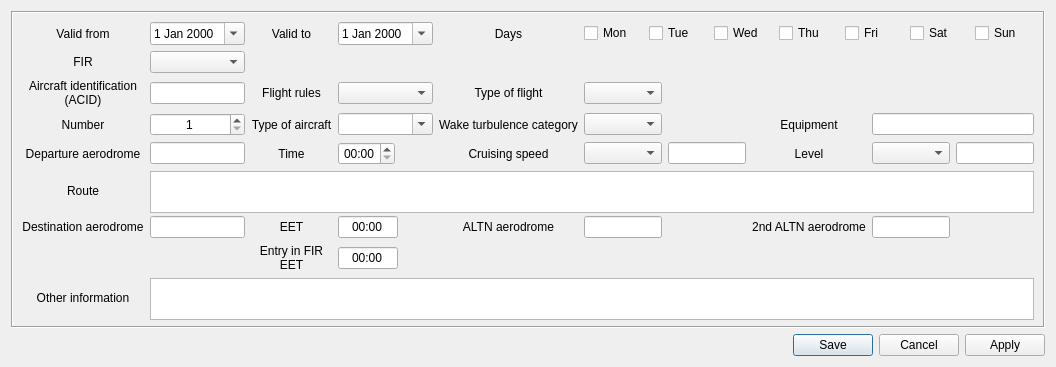
<?xml version="1.0" encoding="UTF-8"?>
<ui version="4.0">
 <class>RplEditor</class>
 <widget class="QDialog" name="RplEditor">
  <property name="geometry">
   <rect>
    <x>0</x>
    <y>0</y>
    <width>925</width>
    <height>363</height>
   </rect>
  </property>
  <property name="sizePolicy">
   <sizepolicy hsizetype="Preferred" vsizetype="Minimum">
    <horstretch>0</horstretch>
    <verstretch>0</verstretch>
   </sizepolicy>
  </property>
  <property name="windowTitle">
   <string>Create RPL</string>
  </property>
  <layout class="QVBoxLayout" name="verticalLayout">
   <item>
    <widget class="QFrame" name="frame">
     <property name="sizePolicy">
      <sizepolicy hsizetype="Maximum" vsizetype="Preferred">
       <horstretch>0</horstretch>
       <verstretch>0</verstretch>
      </sizepolicy>
     </property>
     <property name="frameShape">
      <enum>QFrame::Box</enum>
     </property>
     <property name="frameShadow">
      <enum>QFrame::Sunken</enum>
     </property>
     <layout class="QGridLayout" name="gridLayout">
      <item row="0" column="0">
       <widget class="QLabel" name="label_19">
        <property name="sizePolicy">
         <sizepolicy hsizetype="Minimum" vsizetype="Minimum">
          <horstretch>0</horstretch>
          <verstretch>0</verstretch>
         </sizepolicy>
        </property>
        <property name="text">
         <string>Valid from</string>
        </property>
        <property name="alignment">
         <set>Qt::AlignCenter</set>
        </property>
        <property name="wordWrap">
         <bool>true</bool>
        </property>
        <property name="buddy">
         <cstring>ValidFromEdit</cstring>
        </property>
       </widget>
      </item>
      <item row="0" column="1">
       <widget class="QDateEdit" name="ValidFromEdit">
        <property name="sizePolicy">
         <sizepolicy hsizetype="Maximum" vsizetype="Fixed">
          <horstretch>0</horstretch>
          <verstretch>0</verstretch>
         </sizepolicy>
        </property>
        <property name="toolTip">
         <string>Valid from date.</string>
        </property>
        <property name="calendarPopup">
         <bool>true</bool>
        </property>
       </widget>
      </item>
      <item row="0" column="2">
       <widget class="QLabel" name="label_20">
        <property name="sizePolicy">
         <sizepolicy hsizetype="Minimum" vsizetype="Minimum">
          <horstretch>0</horstretch>
          <verstretch>0</verstretch>
         </sizepolicy>
        </property>
        <property name="text">
         <string>Valid to</string>
        </property>
        <property name="alignment">
         <set>Qt::AlignCenter</set>
        </property>
        <property name="wordWrap">
         <bool>true</bool>
        </property>
        <property name="buddy">
         <cstring>ValidToEdit</cstring>
        </property>
       </widget>
      </item>
      <item row="0" column="3">
       <widget class="QDateEdit" name="ValidToEdit">
        <property name="sizePolicy">
         <sizepolicy hsizetype="Maximum" vsizetype="Fixed">
          <horstretch>0</horstretch>
          <verstretch>0</verstretch>
         </sizepolicy>
        </property>
        <property name="toolTip">
         <string>Valid to date.</string>
        </property>
        <property name="calendarPopup">
         <bool>true</bool>
        </property>
       </widget>
      </item>
      <item row="0" column="4">
       <widget class="QLabel" name="label_21">
        <property name="sizePolicy">
         <sizepolicy hsizetype="Minimum" vsizetype="Minimum">
          <horstretch>0</horstretch>
          <verstretch>0</verstretch>
         </sizepolicy>
        </property>
        <property name="text">
         <string>Days</string>
        </property>
        <property name="alignment">
         <set>Qt::AlignCenter</set>
        </property>
        <property name="wordWrap">
         <bool>true</bool>
        </property>
        <property name="buddy">
         <cstring>MondayCheck</cstring>
        </property>
       </widget>
      </item>
      <item row="0" column="5" colspan="5">
       <layout class="QHBoxLayout" name="horizontalLayout">
        <item>
         <widget class="QCheckBox" name="MondayCheck">
          <property name="toolTip">
           <string>Monday.</string>
          </property>
          <property name="text">
           <string>Mon</string>
          </property>
         </widget>
        </item>
        <item>
         <widget class="QCheckBox" name="TuesdayCheck">
          <property name="toolTip">
           <string>Tuesday.</string>
          </property>
          <property name="text">
           <string>Tue</string>
          </property>
         </widget>
        </item>
        <item>
         <widget class="QCheckBox" name="WednesdayCheck">
          <property name="toolTip">
           <string>Wednesday.</string>
          </property>
          <property name="text">
           <string>Wed</string>
          </property>
         </widget>
        </item>
        <item>
         <widget class="QCheckBox" name="ThursdayCheck">
          <property name="toolTip">
           <string>Thursday.</string>
          </property>
          <property name="text">
           <string>Thu</string>
          </property>
         </widget>
        </item>
        <item>
         <widget class="QCheckBox" name="FridayCheck">
          <property name="toolTip">
           <string>Friday.</string>
          </property>
          <property name="text">
           <string>Fri</string>
          </property>
         </widget>
        </item>
        <item>
         <widget class="QCheckBox" name="SaturdayCheck">
          <property name="toolTip">
           <string>Saturday.</string>
          </property>
          <property name="text">
           <string>Sat</string>
          </property>
         </widget>
        </item>
        <item>
         <widget class="QCheckBox" name="SundayCheck">
          <property name="toolTip">
           <string>Sunday.</string>
          </property>
          <property name="text">
           <string>Sun</string>
          </property>
         </widget>
        </item>
       </layout>
      </item>
      <item row="1" column="0">
       <widget class="QLabel" name="FirLabel">
        <property name="text">
         <string>FIR</string>
        </property>
        <property name="alignment">
         <set>Qt::AlignCenter</set>
        </property>
        <property name="buddy">
         <cstring>FIRCombo</cstring>
        </property>
       </widget>
      </item>
      <item row="1" column="1">
       <widget class="QComboBox" name="FIRCombo">
        <property name="sizePolicy">
         <sizepolicy hsizetype="Minimum" vsizetype="Fixed">
          <horstretch>0</horstretch>
          <verstretch>0</verstretch>
         </sizepolicy>
        </property>
        <property name="toolTip">
         <string>FIR name</string>
        </property>
       </widget>
      </item>
      <item row="2" column="0">
       <widget class="QLabel" name="label_2">
        <property name="enabled">
         <bool>true</bool>
        </property>
        <property name="sizePolicy">
         <sizepolicy hsizetype="Minimum" vsizetype="Minimum">
          <horstretch>0</horstretch>
          <verstretch>0</verstretch>
         </sizepolicy>
        </property>
        <property name="text">
         <string>Aircraft identification (ACID)</string>
        </property>
        <property name="alignment">
         <set>Qt::AlignCenter</set>
        </property>
        <property name="wordWrap">
         <bool>true</bool>
        </property>
        <property name="buddy">
         <cstring>ACIDEdit</cstring>
        </property>
       </widget>
      </item>
      <item row="2" column="1">
       <widget class="QLineEdit" name="ACIDEdit">
        <property name="sizePolicy">
         <sizepolicy hsizetype="Ignored" vsizetype="Fixed">
          <horstretch>0</horstretch>
          <verstretch>0</verstretch>
         </sizepolicy>
        </property>
        <property name="acceptDrops">
         <bool>true</bool>
        </property>
        <property name="toolTip">
         <string>Aircraft Identification (up to 7 letters and digits). Example: ACF402</string>
        </property>
        <property name="maxLength">
         <number>7</number>
        </property>
        <property name="alignment">
         <set>Qt::AlignCenter</set>
        </property>
       </widget>
      </item>
      <item row="2" column="2">
       <widget class="QLabel" name="label_3">
        <property name="enabled">
         <bool>true</bool>
        </property>
        <property name="sizePolicy">
         <sizepolicy hsizetype="Minimum" vsizetype="Minimum">
          <horstretch>0</horstretch>
          <verstretch>0</verstretch>
         </sizepolicy>
        </property>
        <property name="text">
         <string>Flight rules</string>
        </property>
        <property name="alignment">
         <set>Qt::AlignCenter</set>
        </property>
        <property name="wordWrap">
         <bool>true</bool>
        </property>
        <property name="buddy">
         <cstring>RulesCombo</cstring>
        </property>
       </widget>
      </item>
      <item row="2" column="3">
       <widget class="QComboBox" name="RulesCombo">
        <property name="sizePolicy">
         <sizepolicy hsizetype="Ignored" vsizetype="Fixed">
          <horstretch>0</horstretch>
          <verstretch>0</verstretch>
         </sizepolicy>
        </property>
        <property name="toolTip">
         <string>Flight rules (I, V, Y, Z)</string>
        </property>
       </widget>
      </item>
      <item row="2" column="4">
       <widget class="QLabel" name="label_29">
        <property name="enabled">
         <bool>true</bool>
        </property>
        <property name="sizePolicy">
         <sizepolicy hsizetype="Minimum" vsizetype="Minimum">
          <horstretch>0</horstretch>
          <verstretch>0</verstretch>
         </sizepolicy>
        </property>
        <property name="text">
         <string>Type of flight</string>
        </property>
        <property name="alignment">
         <set>Qt::AlignCenter</set>
        </property>
        <property name="wordWrap">
         <bool>true</bool>
        </property>
        <property name="buddy">
         <cstring>FlightTypeCombo</cstring>
        </property>
       </widget>
      </item>
      <item row="2" column="5">
       <widget class="QComboBox" name="FlightTypeCombo">
        <property name="sizePolicy">
         <sizepolicy hsizetype="Ignored" vsizetype="Fixed">
          <horstretch>0</horstretch>
          <verstretch>0</verstretch>
         </sizepolicy>
        </property>
        <property name="toolTip">
         <string>Type of flight (S, N, G, M, X)</string>
        </property>
       </widget>
      </item>
      <item row="3" column="0">
       <widget class="QLabel" name="label_17">
        <property name="sizePolicy">
         <sizepolicy hsizetype="Minimum" vsizetype="Minimum">
          <horstretch>0</horstretch>
          <verstretch>0</verstretch>
         </sizepolicy>
        </property>
        <property name="text">
         <string>Number</string>
        </property>
        <property name="alignment">
         <set>Qt::AlignCenter</set>
        </property>
        <property name="wordWrap">
         <bool>true</bool>
        </property>
        <property name="buddy">
         <cstring>NumberEdit</cstring>
        </property>
       </widget>
      </item>
      <item row="3" column="1">
       <widget class="QSpinBox" name="NumberEdit">
        <property name="sizePolicy">
         <sizepolicy hsizetype="Preferred" vsizetype="Fixed">
          <horstretch>0</horstretch>
          <verstretch>0</verstretch>
         </sizepolicy>
        </property>
        <property name="toolTip">
         <string>Number (from 1 to 99).</string>
        </property>
        <property name="alignment">
         <set>Qt::AlignCenter</set>
        </property>
        <property name="minimum">
         <number>1</number>
        </property>
       </widget>
      </item>
      <item row="3" column="2">
       <widget class="QLabel" name="label_6">
        <property name="enabled">
         <bool>true</bool>
        </property>
        <property name="sizePolicy">
         <sizepolicy hsizetype="Minimum" vsizetype="Minimum">
          <horstretch>0</horstretch>
          <verstretch>0</verstretch>
         </sizepolicy>
        </property>
        <property name="text">
         <string>Type of aircraft</string>
        </property>
        <property name="alignment">
         <set>Qt::AlignCenter</set>
        </property>
        <property name="wordWrap">
         <bool>true</bool>
        </property>
        <property name="buddy">
         <cstring>AirplaneCombo</cstring>
        </property>
       </widget>
      </item>
      <item row="3" column="3">
       <widget class="QComboBox" name="AirplaneCombo">
        <property name="sizePolicy">
         <sizepolicy hsizetype="Ignored" vsizetype="Fixed">
          <horstretch>0</horstretch>
          <verstretch>0</verstretch>
         </sizepolicy>
        </property>
        <property name="minimumSize">
         <size>
          <width>83</width>
          <height>20</height>
         </size>
        </property>
        <property name="toolTip">
         <string>Type of aircraft (up to 4 letters and digits). Example:  EA30</string>
        </property>
        <property name="editable">
         <bool>true</bool>
        </property>
        <property name="maxVisibleItems">
         <number>15</number>
        </property>
        <property name="frame">
         <bool>true</bool>
        </property>
       </widget>
      </item>
      <item row="3" column="4">
       <widget class="QLabel" name="label_14">
        <property name="enabled">
         <bool>true</bool>
        </property>
        <property name="sizePolicy">
         <sizepolicy hsizetype="Minimum" vsizetype="Minimum">
          <horstretch>0</horstretch>
          <verstretch>0</verstretch>
         </sizepolicy>
        </property>
        <property name="text">
         <string>Wake turbulence category</string>
        </property>
        <property name="alignment">
         <set>Qt::AlignCenter</set>
        </property>
        <property name="wordWrap">
         <bool>true</bool>
        </property>
        <property name="buddy">
         <cstring>TurbulenceCombo</cstring>
        </property>
       </widget>
      </item>
      <item row="3" column="5">
       <widget class="QComboBox" name="TurbulenceCombo">
        <property name="sizePolicy">
         <sizepolicy hsizetype="Ignored" vsizetype="Fixed">
          <horstretch>0</horstretch>
          <verstretch>0</verstretch>
         </sizepolicy>
        </property>
        <property name="toolTip">
         <string>Wake turbulence category.</string>
        </property>
       </widget>
      </item>
      <item row="3" column="7">
       <widget class="QLabel" name="label_15">
        <property name="enabled">
         <bool>true</bool>
        </property>
        <property name="sizePolicy">
         <sizepolicy hsizetype="Minimum" vsizetype="Minimum">
          <horstretch>0</horstretch>
          <verstretch>0</verstretch>
         </sizepolicy>
        </property>
        <property name="text">
         <string>Equipment</string>
        </property>
        <property name="alignment">
         <set>Qt::AlignCenter</set>
        </property>
        <property name="wordWrap">
         <bool>true</bool>
        </property>
        <property name="buddy">
         <cstring>EquipmentEdit</cstring>
        </property>
       </widget>
      </item>
      <item row="3" column="8" colspan="2">
       <widget class="QLineEdit" name="EquipmentEdit">
        <property name="sizePolicy">
         <sizepolicy hsizetype="Ignored" vsizetype="Fixed">
          <horstretch>0</horstretch>
          <verstretch>0</verstretch>
         </sizepolicy>
        </property>
        <property name="toolTip">
         <string>Equipment. Example: S/C</string>
        </property>
        <property name="maxLength">
         <number>222</number>
        </property>
        <property name="alignment">
         <set>Qt::AlignCenter</set>
        </property>
       </widget>
      </item>
      <item row="4" column="0">
       <widget class="QLabel" name="label_22">
        <property name="enabled">
         <bool>true</bool>
        </property>
        <property name="sizePolicy">
         <sizepolicy hsizetype="Minimum" vsizetype="Minimum">
          <horstretch>0</horstretch>
          <verstretch>0</verstretch>
         </sizepolicy>
        </property>
        <property name="text">
         <string>Departure aerodrome</string>
        </property>
        <property name="alignment">
         <set>Qt::AlignCenter</set>
        </property>
        <property name="wordWrap">
         <bool>true</bool>
        </property>
        <property name="buddy">
         <cstring>AerodromeDepEdit</cstring>
        </property>
       </widget>
      </item>
      <item row="4" column="1">
       <widget class="QLineEdit" name="AerodromeDepEdit">
        <property name="sizePolicy">
         <sizepolicy hsizetype="Ignored" vsizetype="Fixed">
          <horstretch>0</horstretch>
          <verstretch>0</verstretch>
         </sizepolicy>
        </property>
        <property name="toolTip">
         <string>Departure aerodrome (up to 4 letters and digits). Example: EHAM</string>
        </property>
        <property name="maxLength">
         <number>4</number>
        </property>
        <property name="alignment">
         <set>Qt::AlignCenter</set>
        </property>
       </widget>
      </item>
      <item row="4" column="2">
       <widget class="QLabel" name="label_23">
        <property name="enabled">
         <bool>true</bool>
        </property>
        <property name="sizePolicy">
         <sizepolicy hsizetype="Preferred" vsizetype="Minimum">
          <horstretch>0</horstretch>
          <verstretch>0</verstretch>
         </sizepolicy>
        </property>
        <property name="text">
         <string>Time</string>
        </property>
        <property name="alignment">
         <set>Qt::AlignCenter</set>
        </property>
        <property name="wordWrap">
         <bool>true</bool>
        </property>
        <property name="buddy">
         <cstring>TimeDepEdit</cstring>
        </property>
       </widget>
      </item>
      <item row="4" column="3">
       <widget class="QTimeEdit" name="TimeDepEdit">
        <property name="sizePolicy">
         <sizepolicy hsizetype="Maximum" vsizetype="Fixed">
          <horstretch>0</horstretch>
          <verstretch>0</verstretch>
         </sizepolicy>
        </property>
        <property name="toolTip">
         <string>Time (in HH:MM).</string>
        </property>
        <property name="alignment">
         <set>Qt::AlignCenter</set>
        </property>
        <property name="displayFormat">
         <string>HH:mm</string>
        </property>
       </widget>
      </item>
      <item row="4" column="4">
       <widget class="QLabel" name="label_31">
        <property name="enabled">
         <bool>true</bool>
        </property>
        <property name="sizePolicy">
         <sizepolicy hsizetype="Minimum" vsizetype="Minimum">
          <horstretch>0</horstretch>
          <verstretch>0</verstretch>
         </sizepolicy>
        </property>
        <property name="text">
         <string>Cruising speed</string>
        </property>
        <property name="alignment">
         <set>Qt::AlignCenter</set>
        </property>
        <property name="wordWrap">
         <bool>true</bool>
        </property>
        <property name="buddy">
         <cstring>SpeedCombo</cstring>
        </property>
       </widget>
      </item>
      <item row="4" column="5">
       <widget class="QComboBox" name="SpeedCombo">
        <property name="sizePolicy">
         <sizepolicy hsizetype="Ignored" vsizetype="Fixed">
          <horstretch>0</horstretch>
          <verstretch>0</verstretch>
         </sizepolicy>
        </property>
        <property name="toolTip">
         <string>Speed type (K, M, N)</string>
        </property>
       </widget>
      </item>
      <item row="4" column="6">
       <widget class="QLineEdit" name="SpeedEdit">
        <property name="sizePolicy">
         <sizepolicy hsizetype="Maximum" vsizetype="Fixed">
          <horstretch>0</horstretch>
          <verstretch>0</verstretch>
         </sizepolicy>
        </property>
        <property name="minimumSize">
         <size>
          <width>78</width>
          <height>20</height>
         </size>
        </property>
        <property name="toolTip">
         <string>Cruising speed (up to 4 digits). Example: 0830, 0485, 082</string>
        </property>
        <property name="maxLength">
         <number>4</number>
        </property>
        <property name="alignment">
         <set>Qt::AlignCenter</set>
        </property>
       </widget>
      </item>
      <item row="4" column="7">
       <widget class="QLabel" name="label_30">
        <property name="enabled">
         <bool>true</bool>
        </property>
        <property name="sizePolicy">
         <sizepolicy hsizetype="Minimum" vsizetype="Minimum">
          <horstretch>0</horstretch>
          <verstretch>0</verstretch>
         </sizepolicy>
        </property>
        <property name="text">
         <string>Level</string>
        </property>
        <property name="alignment">
         <set>Qt::AlignCenter</set>
        </property>
        <property name="wordWrap">
         <bool>true</bool>
        </property>
        <property name="buddy">
         <cstring>LevelCombo</cstring>
        </property>
       </widget>
      </item>
      <item row="4" column="8">
       <widget class="QComboBox" name="LevelCombo">
        <property name="sizePolicy">
         <sizepolicy hsizetype="Ignored" vsizetype="Fixed">
          <horstretch>0</horstretch>
          <verstretch>0</verstretch>
         </sizepolicy>
        </property>
        <property name="toolTip">
         <string>Level type (A, F, M, S)</string>
        </property>
       </widget>
      </item>
      <item row="4" column="9">
       <widget class="QLineEdit" name="LevelEdit">
        <property name="enabled">
         <bool>true</bool>
        </property>
        <property name="sizePolicy">
         <sizepolicy hsizetype="Preferred" vsizetype="Fixed">
          <horstretch>0</horstretch>
          <verstretch>0</verstretch>
         </sizepolicy>
        </property>
        <property name="minimumSize">
         <size>
          <width>78</width>
          <height>20</height>
         </size>
        </property>
        <property name="toolTip">
         <string>Level (up to 4 letters or digits). Example: 085, 1130, 045, 0840, VFR</string>
        </property>
        <property name="maxLength">
         <number>4</number>
        </property>
        <property name="alignment">
         <set>Qt::AlignCenter</set>
        </property>
       </widget>
      </item>
      <item row="5" column="0">
       <widget class="QLabel" name="label_24">
        <property name="enabled">
         <bool>true</bool>
        </property>
        <property name="sizePolicy">
         <sizepolicy hsizetype="Minimum" vsizetype="Preferred">
          <horstretch>0</horstretch>
          <verstretch>0</verstretch>
         </sizepolicy>
        </property>
        <property name="text">
         <string>Route</string>
        </property>
        <property name="alignment">
         <set>Qt::AlignCenter</set>
        </property>
        <property name="buddy">
         <cstring>RouteEdit</cstring>
        </property>
       </widget>
      </item>
      <item row="5" column="1" colspan="9">
       <widget class="CustomTextEdit" name="RouteEdit">
        <property name="sizePolicy">
         <sizepolicy hsizetype="Preferred" vsizetype="Ignored">
          <horstretch>0</horstretch>
          <verstretch>0</verstretch>
         </sizepolicy>
        </property>
        <property name="minimumSize">
         <size>
          <width>0</width>
          <height>42</height>
         </size>
        </property>
        <property name="toolTip">
         <string>Route.  Example: LEK2B LEK UAS XMM/MO78 F330 UA6 PON URION CHW UA5 ...</string>
        </property>
        <property name="inputMethodHints">
         <set>Qt::ImhPreferUppercase|Qt::ImhUppercaseOnly</set>
        </property>
        <property name="tabChangesFocus">
         <bool>true</bool>
        </property>
        <property name="acceptRichText">
         <bool>false</bool>
        </property>
       </widget>
      </item>
      <item row="6" column="0">
       <widget class="QLabel" name="label_25">
        <property name="enabled">
         <bool>true</bool>
        </property>
        <property name="sizePolicy">
         <sizepolicy hsizetype="Minimum" vsizetype="Minimum">
          <horstretch>0</horstretch>
          <verstretch>0</verstretch>
         </sizepolicy>
        </property>
        <property name="text">
         <string>Destination aerodrome</string>
        </property>
        <property name="alignment">
         <set>Qt::AlignCenter</set>
        </property>
        <property name="wordWrap">
         <bool>true</bool>
        </property>
        <property name="buddy">
         <cstring>AerodromeDestEdit</cstring>
        </property>
       </widget>
      </item>
      <item row="6" column="1">
       <widget class="QLineEdit" name="AerodromeDestEdit">
        <property name="sizePolicy">
         <sizepolicy hsizetype="Ignored" vsizetype="Fixed">
          <horstretch>0</horstretch>
          <verstretch>0</verstretch>
         </sizepolicy>
        </property>
        <property name="toolTip">
         <string>Destination aerodrome (up to 4 letters and digits). Example: LPPT</string>
        </property>
        <property name="maxLength">
         <number>4</number>
        </property>
        <property name="alignment">
         <set>Qt::AlignCenter</set>
        </property>
       </widget>
      </item>
      <item row="6" column="4">
       <widget class="QLabel" name="label_27">
        <property name="enabled">
         <bool>true</bool>
        </property>
        <property name="sizePolicy">
         <sizepolicy hsizetype="Minimum" vsizetype="Minimum">
          <horstretch>0</horstretch>
          <verstretch>0</verstretch>
         </sizepolicy>
        </property>
        <property name="text">
         <string>ALTN aerodrome</string>
        </property>
        <property name="alignment">
         <set>Qt::AlignCenter</set>
        </property>
        <property name="wordWrap">
         <bool>true</bool>
        </property>
        <property name="buddy">
         <cstring>ALTNEdit</cstring>
        </property>
       </widget>
      </item>
      <item row="6" column="5">
       <widget class="QLineEdit" name="ALTNEdit">
        <property name="sizePolicy">
         <sizepolicy hsizetype="Maximum" vsizetype="Fixed">
          <horstretch>0</horstretch>
          <verstretch>0</verstretch>
         </sizepolicy>
        </property>
        <property name="minimumSize">
         <size>
          <width>78</width>
          <height>20</height>
         </size>
        </property>
        <property name="toolTip">
         <string>Alternate aerodrome (optional, up to 4 letters and digits). Example: LPPR</string>
        </property>
        <property name="maxLength">
         <number>4</number>
        </property>
        <property name="alignment">
         <set>Qt::AlignCenter</set>
        </property>
       </widget>
      </item>
      <item row="6" column="7">
       <widget class="QLabel" name="label_32">
        <property name="enabled">
         <bool>true</bool>
        </property>
        <property name="sizePolicy">
         <sizepolicy hsizetype="Minimum" vsizetype="Minimum">
          <horstretch>0</horstretch>
          <verstretch>0</verstretch>
         </sizepolicy>
        </property>
        <property name="text">
         <string>2nd ALTN aerodrome</string>
        </property>
        <property name="alignment">
         <set>Qt::AlignCenter</set>
        </property>
        <property name="wordWrap">
         <bool>true</bool>
        </property>
        <property name="buddy">
         <cstring>ALTN2Edit</cstring>
        </property>
       </widget>
      </item>
      <item row="6" column="8">
       <widget class="QLineEdit" name="ALTN2Edit">
        <property name="sizePolicy">
         <sizepolicy hsizetype="Maximum" vsizetype="Fixed">
          <horstretch>0</horstretch>
          <verstretch>0</verstretch>
         </sizepolicy>
        </property>
        <property name="minimumSize">
         <size>
          <width>78</width>
          <height>20</height>
         </size>
        </property>
        <property name="toolTip">
         <string>2nd alternate aerodrome (optional, up to 4 letters and digits).</string>
        </property>
        <property name="maxLength">
         <number>4</number>
        </property>
        <property name="alignment">
         <set>Qt::AlignCenter</set>
        </property>
       </widget>
      </item>
      <item row="8" column="0">
       <widget class="QLabel" name="label_28">
        <property name="enabled">
         <bool>true</bool>
        </property>
        <property name="sizePolicy">
         <sizepolicy hsizetype="Minimum" vsizetype="Minimum">
          <horstretch>0</horstretch>
          <verstretch>0</verstretch>
         </sizepolicy>
        </property>
        <property name="text">
         <string>Other information</string>
        </property>
        <property name="alignment">
         <set>Qt::AlignCenter</set>
        </property>
        <property name="wordWrap">
         <bool>true</bool>
        </property>
        <property name="buddy">
         <cstring>OtherEdit</cstring>
        </property>
       </widget>
      </item>
      <item row="8" column="1" colspan="9">
       <widget class="CustomTextEdit" name="OtherEdit">
        <property name="sizePolicy">
         <sizepolicy hsizetype="Preferred" vsizetype="Ignored">
          <horstretch>0</horstretch>
          <verstretch>0</verstretch>
         </sizepolicy>
        </property>
        <property name="minimumSize">
         <size>
          <width>0</width>
          <height>42</height>
         </size>
        </property>
        <property name="toolTip">
         <string>Other information.</string>
        </property>
        <property name="tabChangesFocus">
         <bool>true</bool>
        </property>
        <property name="acceptRichText">
         <bool>false</bool>
        </property>
       </widget>
      </item>
      <item row="6" column="3">
       <widget class="QLineEdit" name="EET">
        <property name="maximumSize">
         <size>
          <width>60</width>
          <height>16777215</height>
         </size>
        </property>
        <property name="inputMask">
         <string>00:00;_</string>
        </property>
        <property name="text">
         <string>00:00</string>
        </property>
        <property name="alignment">
         <set>Qt::AlignCenter</set>
        </property>
       </widget>
      </item>
      <item row="6" column="2">
       <widget class="QLabel" name="label">
        <property name="sizePolicy">
         <sizepolicy hsizetype="Preferred" vsizetype="Fixed">
          <horstretch>0</horstretch>
          <verstretch>0</verstretch>
         </sizepolicy>
        </property>
        <property name="text">
         <string>EET</string>
        </property>
        <property name="alignment">
         <set>Qt::AlignCenter</set>
        </property>
        <property name="wordWrap">
         <bool>true</bool>
        </property>
        <property name="buddy">
         <cstring>EET</cstring>
        </property>
       </widget>
      </item>
      <item row="7" column="2">
       <widget class="QLabel" name="label_26">
        <property name="enabled">
         <bool>true</bool>
        </property>
        <property name="sizePolicy">
         <sizepolicy hsizetype="Preferred" vsizetype="Minimum">
          <horstretch>0</horstretch>
          <verstretch>0</verstretch>
         </sizepolicy>
        </property>
        <property name="text">
         <string>Entry in FIR EET</string>
        </property>
        <property name="alignment">
         <set>Qt::AlignCenter</set>
        </property>
        <property name="wordWrap">
         <bool>true</bool>
        </property>
        <property name="buddy">
         <cstring>entryFIREET</cstring>
        </property>
       </widget>
      </item>
      <item row="7" column="3">
       <widget class="QLineEdit" name="entryFIREET">
        <property name="maximumSize">
         <size>
          <width>60</width>
          <height>16777215</height>
         </size>
        </property>
        <property name="inputMask">
         <string>00:00;_</string>
        </property>
        <property name="text">
         <string>00:00</string>
        </property>
        <property name="cursorPosition">
         <number>5</number>
        </property>
        <property name="alignment">
         <set>Qt::AlignCenter</set>
        </property>
        <property name="dragEnabled">
         <bool>false</bool>
        </property>
       </widget>
      </item>
     </layout>
    </widget>
   </item>
   <item>
    <widget class="QDialogButtonBox" name="buttonBox">
     <property name="sizePolicy">
      <sizepolicy hsizetype="Minimum" vsizetype="Fixed">
       <horstretch>0</horstretch>
       <verstretch>0</verstretch>
      </sizepolicy>
     </property>
     <property name="orientation">
      <enum>Qt::Horizontal</enum>
     </property>
     <property name="standardButtons">
      <set>QDialogButtonBox::Apply|QDialogButtonBox::Cancel|QDialogButtonBox::Save</set>
     </property>
     <property name="centerButtons">
      <bool>false</bool>
     </property>
    </widget>
   </item>
  </layout>
 </widget>
 <customwidgets>
  <customwidget>
   <class>CustomTextEdit</class>
   <extends>QTextEdit</extends>
   <header>customtextedit.h</header>
  </customwidget>
 </customwidgets>
 <tabstops>
  <tabstop>ValidFromEdit</tabstop>
  <tabstop>ValidToEdit</tabstop>
  <tabstop>MondayCheck</tabstop>
  <tabstop>TuesdayCheck</tabstop>
  <tabstop>WednesdayCheck</tabstop>
  <tabstop>ThursdayCheck</tabstop>
  <tabstop>FridayCheck</tabstop>
  <tabstop>SaturdayCheck</tabstop>
  <tabstop>SundayCheck</tabstop>
  <tabstop>FIRCombo</tabstop>
  <tabstop>ACIDEdit</tabstop>
  <tabstop>RulesCombo</tabstop>
  <tabstop>FlightTypeCombo</tabstop>
  <tabstop>NumberEdit</tabstop>
  <tabstop>AirplaneCombo</tabstop>
  <tabstop>TurbulenceCombo</tabstop>
  <tabstop>EquipmentEdit</tabstop>
  <tabstop>AerodromeDepEdit</tabstop>
  <tabstop>TimeDepEdit</tabstop>
  <tabstop>SpeedCombo</tabstop>
  <tabstop>SpeedEdit</tabstop>
  <tabstop>LevelCombo</tabstop>
  <tabstop>LevelEdit</tabstop>
  <tabstop>RouteEdit</tabstop>
  <tabstop>AerodromeDestEdit</tabstop>
  <tabstop>EET</tabstop>
  <tabstop>entryFIREET</tabstop>
  <tabstop>ALTNEdit</tabstop>
  <tabstop>ALTN2Edit</tabstop>
  <tabstop>OtherEdit</tabstop>
  <tabstop>buttonBox</tabstop>
 </tabstops>
 <resources/>
 <connections>
  <connection>
   <sender>OtherEdit</sender>
   <signal>textChanged()</signal>
   <receiver>RplEditor</receiver>
   <slot>onTextChanged()</slot>
   <hints>
    <hint type="sourcelabel">
     <x>548</x>
     <y>309</y>
    </hint>
    <hint type="destinationlabel">
     <x>495</x>
     <y>196</y>
    </hint>
   </hints>
  </connection>
  <connection>
   <sender>buttonBox</sender>
   <signal>rejected()</signal>
   <receiver>RplEditor</receiver>
   <slot>reject()</slot>
   <hints>
    <hint type="sourcelabel">
     <x>495</x>
     <y>362</y>
    </hint>
    <hint type="destinationlabel">
     <x>495</x>
     <y>196</y>
    </hint>
   </hints>
  </connection>
  <connection>
   <sender>RouteEdit</sender>
   <signal>textChanged()</signal>
   <receiver>RplEditor</receiver>
   <slot>onTextChanged()</slot>
   <hints>
    <hint type="sourcelabel">
     <x>502</x>
     <y>185</y>
    </hint>
    <hint type="destinationlabel">
     <x>449</x>
     <y>175</y>
    </hint>
   </hints>
  </connection>
 </connections>
 <slots>
  <slot>OnButtonBox(QAbstractButton*)</slot>
  <slot>save()</slot>
  <slot>cancel()</slot>
  <slot>onTextChanged()</slot>
 </slots>
</ui>
